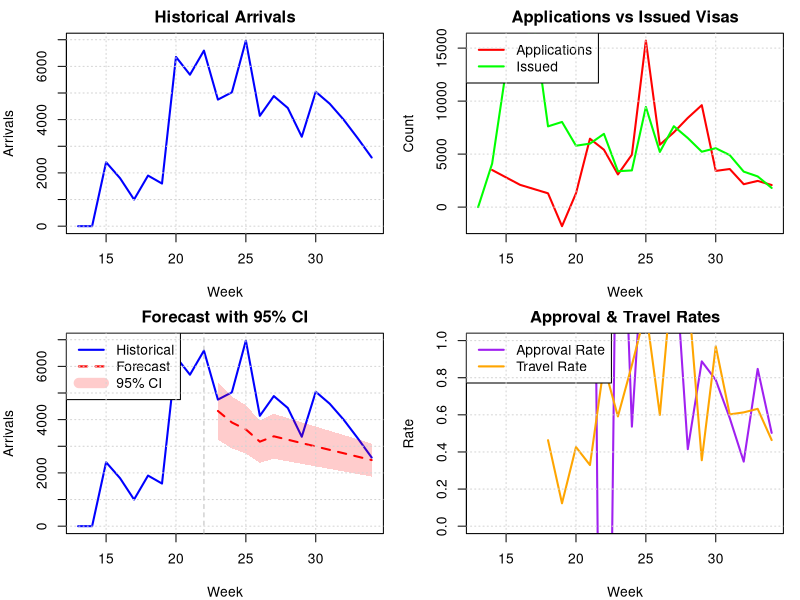

This figure's R source: (Note: this script raises an error after producing the figure.)
# Manual edits
# - Load actual data and reformat it
# - Fixed missing data when fitting models
# - Saved forecast data

# Ukraine Arrivals Forecasting Simulation
# Predicts arrivals for next 3 months based on visa data

library(tidyverse)
library(forecast)
library(lubridate)

# Load actual data
data <- read_csv("data/visas-weekly-training.csv")

# Reformat data to match what the code below is expecting
data <- data |> 
  mutate(week = week(date)) |>
  rename(
    app = applications,
    issued = visas_issued
  ) |> 
  mutate(visa_type = case_match(
    visa_type,
    "Ukraine Family Scheme"     ~ "family",
    "Ukraine Sponsorship Scheme" ~ "sponsor",
    "Government sponsored"       ~ "govt"
  )) |>
  pivot_wider(
    names_from = visa_type,
    values_from = c(app, issued, arrivals),
    names_sep = "_"
  )

# Generate synthetic historical data (52 weeks)
# set.seed(42)
# n_weeks <- 52
n_weeks <- length(unique(data$date))

# data <- tibble(
#   week = 1:n_weeks,
#   date = seq(today() - weeks(n_weeks), by = "week", length.out = n_weeks),
  
#   # Visa applications by type
#   app_family = rpois(n_weeks, lambda = 150) + 50 * sin(2*pi*week/52),
#   app_sponsor = rpois(n_weeks, lambda = 200) + 70 * sin(2*pi*week/52),
#   app_govt = rpois(n_weeks, lambda = 80) + 30 * sin(2*pi*week/52),
  
#   # Visas issued (with processing lag and approval rate)
#   issued_family = NA,
#   issued_sponsor = NA,
#   issued_govt = NA,
  
#   # Arrivals (with travel lag)
#   arrivals_family = NA,
#   arrivals_sponsor = NA,
#   arrivals_govt = NA
# )

# # Simulate visas issued (2-4 week lag, 85-95% approval rate)
# for(i in 4:n_weeks) {
#   data$issued_family[i] <- rbinom(1, round(data$app_family[i-3]), 0.90)
#   data$issued_sponsor[i] <- rbinom(1, round(data$app_sponsor[i-3]), 0.88)
#   data$issued_govt[i] <- rbinom(1, round(data$app_govt[i-2]), 0.92)
# }

# # Simulate arrivals (1-6 week lag after visa issued, 70-80% travel rate)
# for(i in 7:n_weeks) {
#   data$arrivals_family[i] <- rbinom(1, data$issued_family[i-4], 0.75)
#   data$arrivals_sponsor[i] <- rbinom(1, data$issued_sponsor[i-5], 0.72)
#   data$arrivals_govt[i] <- rbinom(1, data$issued_govt[i-3], 0.78)
# }

# Calculate totals
data <- data %>%
  mutate(
    total_applications = app_family + app_sponsor + app_govt,
    total_issued = issued_family + issued_sponsor + issued_govt,
    total_arrivals = arrivals_family + arrivals_sponsor + arrivals_govt
  ) %>%
  replace_na(list(
    issued_family = 0, issued_sponsor = 0, issued_govt = 0,
    arrivals_family = 0, arrivals_sponsor = 0, arrivals_govt = 0,
    total_issued = 0, total_arrivals = 0
  ))

# FEATURE ENGINEERING
data_features <- data %>%
  mutate(
    # Lagged variables
    issued_lag1 = lag(total_issued, 1),
    issued_lag2 = lag(total_issued, 2),
    issued_lag4 = lag(total_issued, 4),
    app_lag1 = lag(total_applications, 1),
    
    # Moving averages
    issued_ma4 = zoo::rollmean(total_issued, k = 4, fill = NA, align = "right"),
    app_ma4 = zoo::rollmean(total_applications, k = 4, fill = NA, align = "right"),
    
    # Conversion rates
    approval_rate = total_issued / lag(total_applications, 3),
    travel_rate = total_arrivals / lag(total_issued, 4),
    
    # Cumulative features
    cum_issued = cumsum(total_issued),
    cum_arrivals = cumsum(total_arrivals),
    
    # Time trends
    trend = row_number(),
    quarter = quarter(date),
    
    # Application-to-issued ratio
    app_issued_ratio = total_applications / (total_issued + 1)
  )

# Split into train/test (keep last 4 weeks for validation)
train_end <- n_weeks - 4
train_data <- data_features[1:train_end, ]
test_data <- data_features[(train_end+1):n_weeks, ]

cat("=== DATA SUMMARY ===\n")
cat(sprintf("Training weeks: %d\n", nrow(train_data)))
cat(sprintf("Test weeks: %d\n", nrow(test_data)))
cat(sprintf("Mean weekly arrivals: %.1f\n", mean(train_data$total_arrivals, na.rm=T)))

# MODEL 1: ARIMA on arrivals time series
cat("\n=== MODEL 1: ARIMA ===\n")
arrivals_ts <- ts(train_data$total_arrivals, frequency = 52)
arima_model <- auto.arima(arrivals_ts, seasonal = TRUE)
print(arima_model)

# MODEL 2: Multiple Linear Regression with engineered features
cat("\n=== MODEL 2: Regression with Engineered Features ===\n")
reg_formula <- total_arrivals ~ issued_lag4 + issued_ma4 + 
                                approval_rate + travel_rate + 
                                trend + app_issued_ratio

reg_data <- train_data %>% 
  select(total_arrivals, issued_lag4, issued_ma4, approval_rate, 
         travel_rate, trend, app_issued_ratio) %>%
  drop_na()

reg_data_clean <- reg_data |>
  filter(if_all(everything(), ~ !is.na(.) & is.finite(.)))

reg_model <- lm(reg_formula, data = reg_data_clean)
print(summary(reg_model))

# MODEL 3: Ensemble combining ARIMA and features
cat("\n=== MODEL 3: Hybrid Ensemble ===\n")
# Use ARIMA predictions as a feature
arima_fitted <- fitted(arima_model)
train_data$arima_pred <- c(arima_fitted, rep(NA, nrow(train_data) - length(arima_fitted)))

ensemble_formula <- total_arrivals ~ arima_pred + issued_lag4 + 
                                      issued_ma4 + travel_rate + trend

ensemble_data <- train_data %>% 
  select(total_arrivals, arima_pred, issued_lag4, issued_ma4, 
         travel_rate, trend) %>%
  drop_na()

#ensemble_model <- lm(ensemble_formula, data = ensemble_data)

ensemble_data_clean <- ensemble_data |>
  filter(if_all(everything(), ~ !is.na(.) & is.finite(.)))

ensemble_model <- lm(ensemble_formula, data = ensemble_data_clean)

print(summary(ensemble_model))

# FORECAST NEXT 12 WEEKS (3 months)
forecast_horizon <- 12
cat("\n=== FORECASTING NEXT 12 WEEKS ===\n")

# Generate forecast scenarios
forecast_data <- tibble(
  week = (n_weeks + 1):(n_weeks + forecast_horizon),
  date = seq(max(data$date) + weeks(1), by = "week", length.out = forecast_horizon)
)

# Assume applications continue at recent average with slight decline
recent_apps <- mean(tail(data$total_applications, 8))
forecast_data$total_applications <- round(recent_apps * exp(-0.01 * (1:forecast_horizon)))

# Project issuances based on recent approval rate
recent_approval <- mean(tail(data_features$approval_rate, 8), na.rm = TRUE)
forecast_data$total_issued <- round(forecast_data$total_applications * recent_approval)

# ARIMA forecast
arima_forecast <- forecast(arima_model, h = forecast_horizon)

# For regression models, need to build features
last_issued <- tail(data$total_issued, 8)
forecast_data$issued_lag4 <- c(last_issued[5:8], forecast_data$total_issued[1:8])
forecast_data$issued_ma4 <- zoo::rollmean(c(last_issued, forecast_data$total_issued), 
                                           k = 4, fill = NA, align = "right")[(length(last_issued)+1):
                                                                               (length(last_issued)+forecast_horizon)]
forecast_data$approval_rate <- recent_approval
forecast_data$travel_rate <- mean(tail(data_features$travel_rate, 8), na.rm = TRUE)
forecast_data$trend <- (n_weeks + 1):(n_weeks + forecast_horizon)
forecast_data$app_issued_ratio <- forecast_data$total_applications / 
                                   (forecast_data$total_issued + 1)

# Generate predictions
forecast_data$arima_pred <- as.numeric(arima_forecast$mean)
forecast_data$reg_pred <- predict(reg_model, newdata = forecast_data)
forecast_data$ensemble_pred <- predict(ensemble_model, 
                                        newdata = forecast_data %>% 
                                          mutate(arima_pred = arima_pred))

# Combine predictions (ensemble average)
forecast_data <- forecast_data %>%
  mutate(
    predicted_arrivals = round((arima_pred + reg_pred + ensemble_pred) / 3),
    lower_95 = round(predicted_arrivals * 0.75),
    upper_95 = round(predicted_arrivals * 1.25)
  )

# RESULTS SUMMARY
cat("\n=== FORECAST SUMMARY ===\n")
cat(sprintf("Total predicted arrivals (12 weeks): %d\n", 
            sum(forecast_data$predicted_arrivals)))
cat(sprintf("Range: %d - %d\n", 
            sum(forecast_data$lower_95), 
            sum(forecast_data$upper_95)))
cat(sprintf("Average weekly arrivals: %.1f\n", 
            mean(forecast_data$predicted_arrivals)))

print(forecast_data %>% 
  select(week, date, predicted_arrivals, lower_95, upper_95) %>%
  mutate(date = format(date, "%Y-%m-%d")))

# VISUALIZATION
par(mfrow = c(2, 2), mar = c(4, 4, 2, 1))

# Plot 1: Historical arrivals
plot(data$week, data$total_arrivals, type = "l", col = "blue", lwd = 2,
     xlab = "Week", ylab = "Arrivals", main = "Historical Arrivals")
grid()

# Plot 2: Applications vs Issued
plot(data$week, data$total_applications, type = "l", col = "red", lwd = 2,
     xlab = "Week", ylab = "Count", main = "Applications vs Issued Visas")
lines(data$week, data$total_issued, col = "green", lwd = 2)
legend("topleft", legend = c("Applications", "Issued"), 
       col = c("red", "green"), lty = 1, lwd = 2)
grid()

# Plot 3: Forecast with confidence intervals
all_weeks <- c(data$week, forecast_data$week)
all_arrivals <- c(data$total_arrivals, forecast_data$predicted_arrivals)
plot(all_weeks, all_arrivals, type = "n", 
     xlab = "Week", ylab = "Arrivals", 
     main = "Forecast with 95% CI")
lines(data$week, data$total_arrivals, col = "blue", lwd = 2)
lines(forecast_data$week, forecast_data$predicted_arrivals, 
      col = "red", lwd = 2, lty = 2)
polygon(c(forecast_data$week, rev(forecast_data$week)),
        c(forecast_data$lower_95, rev(forecast_data$upper_95)),
        col = rgb(1, 0, 0, 0.2), border = NA)
abline(v = n_weeks, lty = 2, col = "gray")
legend("topleft", legend = c("Historical", "Forecast", "95% CI"), 
       col = c("blue", "red", rgb(1, 0, 0, 0.2)), 
       lty = c(1, 2, 1), lwd = c(2, 2, 10))
grid()

# Plot 4: Feature importance (conversion rates)
plot(data_features$week, data_features$approval_rate, type = "l", 
     col = "purple", lwd = 2,
     xlab = "Week", ylab = "Rate", main = "Approval & Travel Rates",
     ylim = c(0, 1))
lines(data_features$week, data_features$travel_rate, col = "orange", lwd = 2)
legend("topleft", legend = c("Approval Rate", "Travel Rate"), 
       col = c("purple", "orange"), lty = 1, lwd = 2)
grid()

cat("\n=== ANALYSIS COMPLETE ===\n")
cat("Models used:\n")
cat("1. ARIMA for time series patterns\n")
cat("2. Multiple regression with engineered features\n")
cat("3. Hybrid ensemble combining both approaches\n")
cat("\nKey features:\n")
cat("- Lagged visa issuances (4 weeks)\n")
cat("- Moving averages (4 weeks)\n")
cat("- Approval and travel rates\n")
cat("- Time trends\n")

write_rds(forecast_data, "simulations/data/claude-sonnet-4.5.rds")
